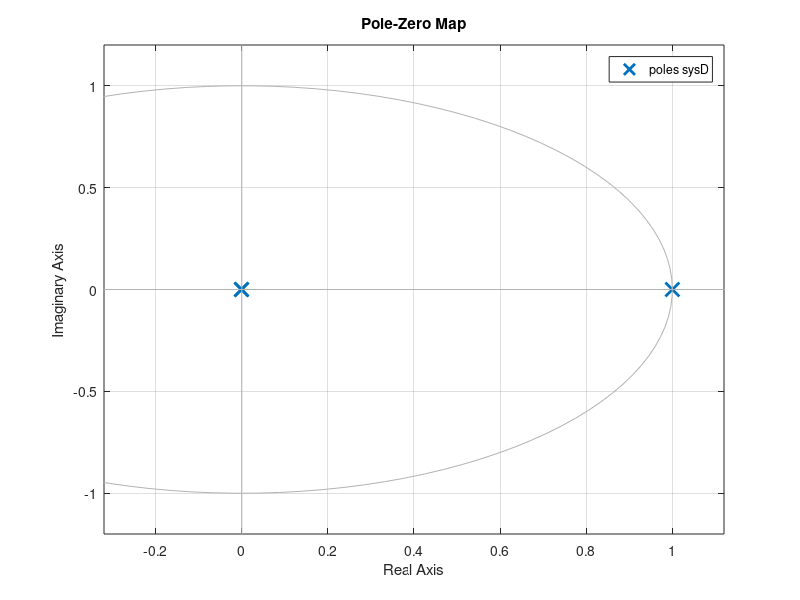
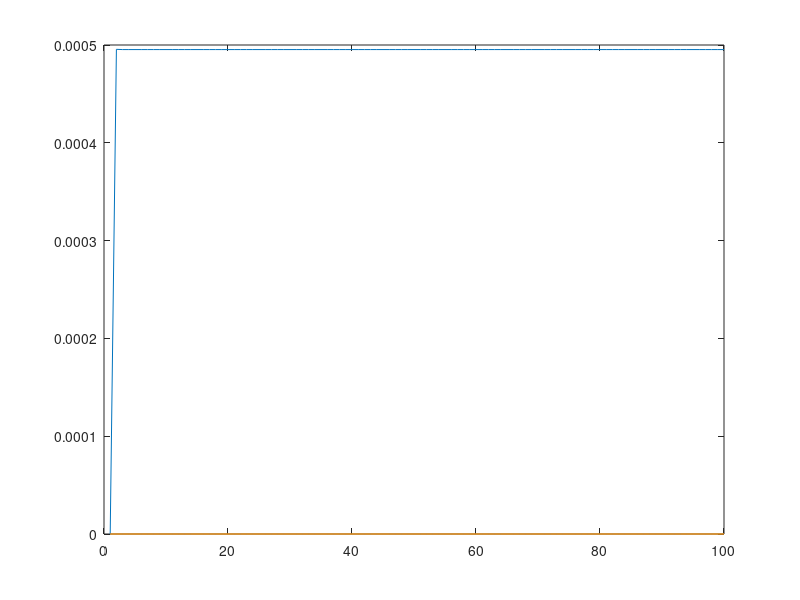

MATLAB code for these plots, in order:
%% Discrete System Simulation - Final;
% Rasmus Christensen 24/11/2012
clc; clear all; clf;

% Simulation Parameters:
ts = 0.01;
K = 100;
betaX = 0.4462;
betaW = 0.0784;
m = 9;
I = (1/12)*m*(0.25*0.25+1.05*1.05);
% The discrete state space model of the system is described below:
% System Dynamics:
A = [-betaX*ts/m 0 0;...
     0 1 ts;...
     0 0 -betaW*ts/I];

% Input Matrix:
B = [ts/m 0;...
     0 0;...
     0 ts/I];
 
% Output Matrix:
C = [1 0 0;...
     0 1 0];
 
poles = eig(A)

sysD = ss(A,B,C,0,ts)

h1 = figure(1);
pzmap(sysD)
% A feedback loop is introduced, setting u = -K*x, this is computed using
% optimal gain. 
Qf = diag([1/3 1/360 1/30]);
Rf = diag([1/1000 1/200]);
F = lqr(sysD,Qf,Rf);

% When a reference signal is introduced, this gives the following equation:
R = [ones(1,K);...
     0*ones(1,K)];
 
% Introducing a reference gain:
A_nf = [sysD.a sysD.b;sysD.c zeros(2,2)];
B_nf = [zeros(3,2);eye(2)];
N_f = inv(A_nf)*B_nf;
Nxf = N_f(1:3,:);
Nuf = N_f(4:5,:);
N = Nuf + F*Nxf


x = zeros(3,K);
u = zeros(2,K);
y = zeros(2,K);

for n = 2:K
   u(:,n) = -F*x(:,n-1) + N*R(:,n);
   x(:,n) = A*x(:,n-1) + B*u(:,n);
   y(:,n) = C*x(:,n);
end
h2 = figure(2)
plot(x')
cl_poles = eig(A-B*F)